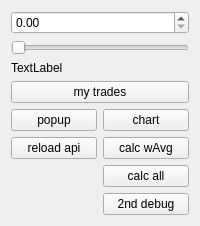
           <widget class="QWidget" name="tab_13">
            <attribute name="title">
             <string>DEBUG</string>
            </attribute>
            <layout class="QGridLayout" name="gridLayout_6">
             <item row="2" column="0">
              <widget class="QPushButton" name="popup_btn">
               <property name="text">
                <string>popup</string>
               </property>
              </widget>
             </item>
             <item row="1" column="0" colspan="2">
              <layout class="QVBoxLayout" name="verticalLayout_30">
               <item>
                <widget class="QDoubleSpinBox" name="test_slider_value"/>
               </item>
               <item>
                <widget class="QSlider" name="test_slider">
                 <property name="maximum">
                  <number>100</number>
                 </property>
                 <property name="orientation">
                  <enum>Qt::Horizontal</enum>
                 </property>
                </widget>
               </item>
               <item>
                <widget class="QLabel" name="test_slider_label">
                 <property name="text">
                  <string>TextLabel</string>
                 </property>
                </widget>
               </item>
               <item>
                <widget class="QPushButton" name="btn_my_trades">
                 <property name="text">
                  <string>my trades</string>
                 </property>
                </widget>
               </item>
              </layout>
             </item>
             <item row="4" column="1">
              <widget class="QPushButton" name="calc_all_wavg_button">
               <property name="text">
                <string>calc all</string>
               </property>
              </widget>
             </item>
             <item row="5" column="1">
              <widget class="QPushButton" name="debug2_button">
               <property name="text">
                <string>2nd debug</string>
               </property>
              </widget>
             </item>
             <item row="3" column="1">
              <widget class="QPushButton" name="wavg_button">
               <property name="text">
                <string>calc wAvg</string>
               </property>
              </widget>
             </item>
             <item row="2" column="1">
              <widget class="QPushButton" name="chart_button">
               <property name="text">
                <string>chart</string>
               </property>
              </widget>
             </item>
             <item row="3" column="0">
              <widget class="QPushButton" name="btn_reload_api">
               <property name="text">
                <string>reload api</string>
               </property>
              </widget>
             </item>
            </layout>
           </widget>
